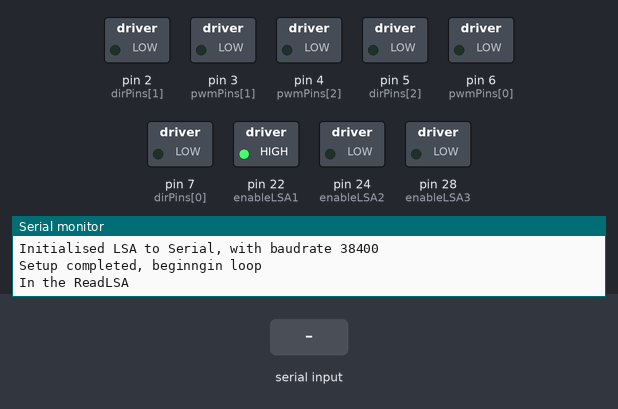
The sketch below on a simulated Arduino Mega 2560, built with avr-gcc and run on an emulated ATmega2560. Parts: switched loads named in the sketch (green lamp = pin HIGH), the last lines printed to the serial monitor. The test bench sets the inputs (shaded band).

Above: at 1.2 s.
1.3 s: "90,45,200\n" received over the second serial link
At 2.3 s:
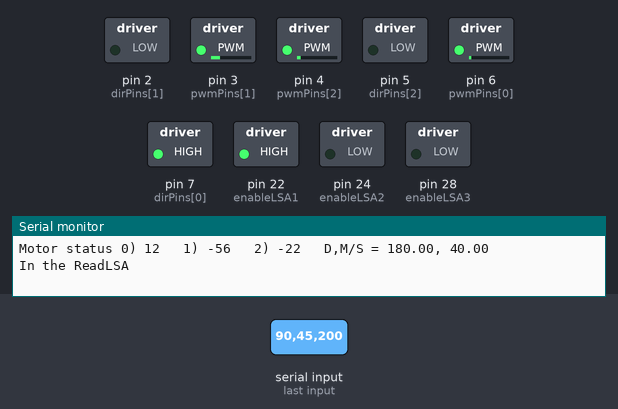
2.9 s: "D,45\n" received over the second serial link
At 2.95 s:
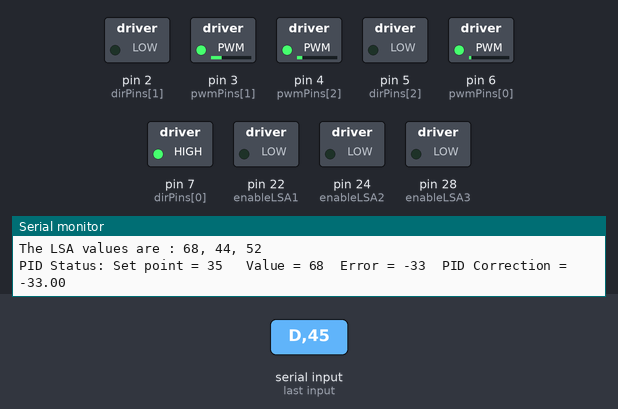
4.5 s: "M90\n" received over the second serial link
At 5.8 s:
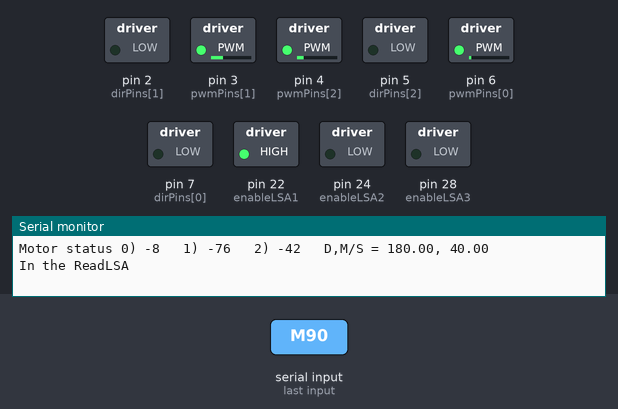
6.1 s: "p90\n" received over the second serial link
At 6.15 s:
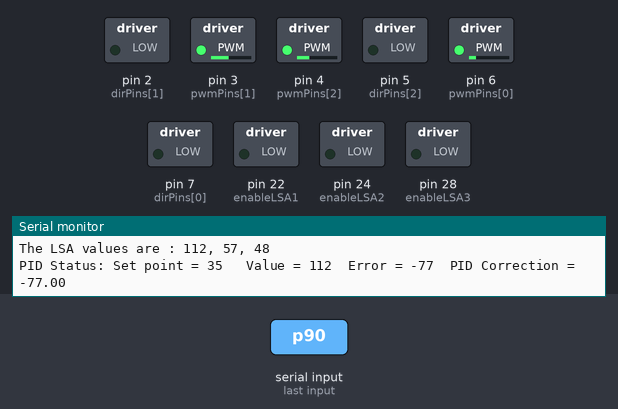
7.7 s: "d\n" received over the second serial link
At 8.6 s:
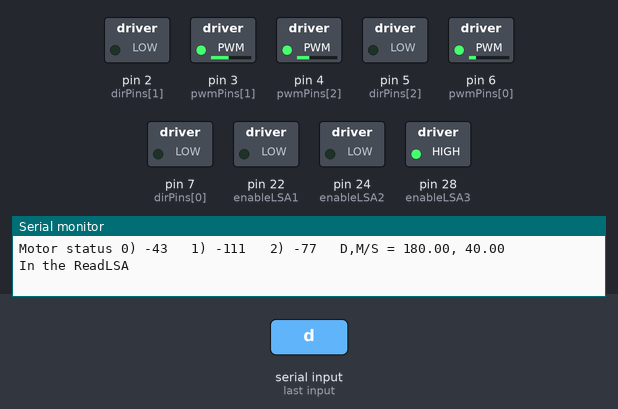
Timing chart, 0 to 10.2 s (numbered marks = the images above; inputs shaded):
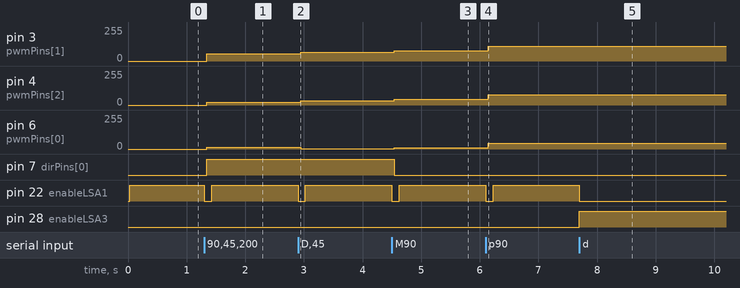

The sketch:

MotorDirectionTest_1.ino
```cpp
//Developer Information
#define ON 1
#define OFF 0

#define DEVELOPER_MODE ON

//LSA details
int enableLSA1 = 22;
int enableLSA2 = 24;
int enableLSA3 = 28;
int valLSA1 = 0;
int valLSA2 = 0;
int valLSA3 = 0;
HardwareSerial  *LSASerial = NULL;

//Motor details
int pwmPins[3] = {6, 3, 4 };
int dirPins[3] = {7, 2, 5};
int mag[3] = {};
//Developer - @AM
double angularDirection = 180 * (PI / 180.0);
double defaultMotorMagnitude = 40;

//PID
double Kp = 1, Kd = 0;
double previousError = 0;

void initialiseLSASerialTo(HardwareSerial *serialPort, long baudRate);

void setup() {
  Serial.begin(9600);
  initialiseLSASerialTo(&Serial3, 38400);
  setupLSAPinModes();
  if (DEVELOPER_MODE == ON) {
    Serial.println("Setup completed, beginngin loop");
  }


  setupMotorPinModes();
}

void turnMotorInDirection(int motorNumber, boolean _direction, int magnitude = 20);

void loop() {
  readLSAs();
  initialiseMotorPWMsForDirection(angularDirection, defaultMotorMagnitude);
  applyPID();
  runMotors();
  if (DEVELOPER_MODE == ON) {
    printMotorStatus();
    controlUsingSerial();
  }
  //  turnMotorInDirection(0,HIGH);
  //  turnMotorInDirection(1,HIGH);
  //  turnMotorInDirection(2,HIGH);
}


//Developer opions  #dev
void controlUsingSerial() {
  if (Serial.available()) {
    while (Serial.available()) {
      char c = Serial.read();
      switch (c) {
        case 'D': //Direction of motion of bot in degrees
          angularDirection = (Serial.parseInt()) * PI / 180.0;
          break;
        case 'M': case 'S': //Motor speed
          defaultMotorMagnitude = Serial.parseInt();
          break;
        case 'K':
          c = Serial.read();
          if (c == 'p') { //Set Kp
            Kp = Serial.parseInt();
          } else if (c == 'd') {  //Set Kd
            Kd = Serial.parseInt();
          }
        default:
          break;
      }
    }
  }
}

//#PID
void applyPID() {
  int value;
  if (angularDirection == 180 * PI / 180.0) {
    value = valLSA1;
  } else if (angularDirection == 0 * PI / 180.0) {
    value = valLSA2;
  } else if (angularDirection == 90 * PI / 180) {
    value = valLSA3;
  } else {
    return; //We haven't though about this
  }
  int error = 35 - value;

  float PIDCorrection = Kp * error + Kd * (error - previousError);

  if (DEVELOPER_MODE == ON) {
    Serial.print("PID Status: ");
    Serial.print("Set point = 35\t Value = ");
    Serial.print(value);
    Serial.print("\tError = ");
    Serial.print(error);
    Serial.print("\tPID Correction = ");
    Serial.print(PIDCorrection);
  }

  for (int i = 0 ; i < 3 ; i++) {
    mag[i] += PIDCorrection;
  }
}

//#LSA
int getLSASerialDataInto() {
  int variable = -1;
  //Wait for the serial to respond with a certain timeout
  while (!LSASerial->available());
  while (LSASerial->available()) {
    variable = LSASerial->read(); //Actual data read and fucntion returns;
    if (variable == 255) continue;
    else break;
  }
  return variable;
}


void readLSAs() {
  clearLSADataBuffer();
  Serial.print("In the ReadLSA");
  digitalWrite(enableLSA1, HIGH);
  while (!(LSASerial->available())) ;
  while (LSASerial->available()) {
    valLSA1 = LSASerial->read(); //Actual data read and fucntion returns;
    if (valLSA1 == 255) continue;
    else break;
  }
  digitalWrite(enableLSA1, LOW);

  clearLSADataBuffer();
  digitalWrite(enableLSA2, HIGH);
  while (!(LSASerial->available()));
  while (LSASerial->available()) {
    valLSA2 = LSASerial->read(); //Actual data read and fucntion returns;
    if (valLSA2 == 255) continue;
    else break;
  }
  digitalWrite(enableLSA2, LOW);

  digitalWrite(enableLSA3, HIGH);
  while (!(LSASerial->available()));
  while (LSASerial->available()) {
    valLSA3 = LSASerial->read(); //Actual data read and fucntion returns;
    if (valLSA3 == 255) continue;
    else break;
  }
  digitalWrite(enableLSA3, LOW);

  Serial.print("\nThe LSA values are : ");
  Serial.print(valLSA1);
  Serial.print(", ");
  Serial.print(valLSA2);
  Serial.print(", ");
  Serial.print(valLSA3);
  Serial.print("\n");
}

void clearLSADataBuffer() {
  while (LSASerial->available()) {
    LSASerial->read();
  }
}

void setupLSAPinModes() {
  pinMode(enableLSA1, OUTPUT);
  pinMode(enableLSA2, OUTPUT);
  pinMode(enableLSA3, OUTPUT);

  digitalWrite(enableLSA1, LOW);
  digitalWrite(enableLSA2, LOW);
  digitalWrite(enableLSA3, LOW);
}

void initialiseLSASerialTo(HardwareSerial *serialPort, long baudRate) {
  LSASerial = serialPort;
  LSASerial->begin(baudRate);
  if (DEVELOPER_MODE == ON) {
    Serial.print("\nInitialised LSA to Serial");
    //Serial.print(serialPort);
    Serial.print(", with baudrate ");
    Serial.println(baudRate);
  }
}


//#Motor
void printMotorStatus() {
  Serial.print("\nMotor status ");
  for (int i = 0 ; i < 3; i++) {
    Serial.print(i);
    Serial.print(") ");
    Serial.print(mag[i]);
    Serial.print("   ");
  }
  Serial.print("D,M/S = ");
  Serial.print(angularDirection * 180.0 / PI);
  Serial.print(", ");
  Serial.print(defaultMotorMagnitude);
  Serial.println();
}

void setupMotorPinModes() {
  for (int i = 0; i < 3 ; i++) {
    pinMode(pwmPins[i], OUTPUT);
    pinMode(dirPins[i], OUTPUT);
  }
}

void runMotors() {
  for (int i = 0; i < 3; i++) {
    analogWrite(pwmPins[i], abs(mag[i]));
    digitalWrite(dirPins[i], (mag[i] > 0) ? HIGH : LOW);
  }
}

void initialiseMotorPWMsForDirection(double angle, double magController) {
  mag[0] = magController * cos(150 * PI / 180.0 - angle);
  mag[1] = magController * cos(30 * PI / 180.0 - angle);
  mag[2] = magController * cos(270 * PI / 180.0 - angle);
}

void turnMotorInDirection(int motorNumber, boolean _direction, int magnitude) {
  analogWrite(pwmPins[motorNumber], magnitude);
  digitalWrite(dirPins[motorNumber], _direction);
}
```

Measured:
- after the input at 1.3 s, pin 3 (pwmPins[1]): 0/255 → 56/255 at once; pin 4 (pwmPins[2]): 0/255 → 22/255 at once; pin 6 (pwmPins[0]): 0/255 → 12/255 at once; pin 7 (dirPins[0]): LOW → HIGH at once; pin 22 (enableLSA1): HIGH → LOW at once, → HIGH 0.12 s later
- after the input at 2.9 s, pin 3 (pwmPins[1]): 56/255 → 67/255 at once; pin 4 (pwmPins[2]): 22/255 → 33/255 at once; pin 6 (pwmPins[0]): 12/255 → 1/255 at once; pin 22 (enableLSA1): HIGH → LOW at once, → HIGH 0.12 s later
- after the input at 4.5 s, pin 3 (pwmPins[1]): 67/255 → 76/255 at once; pin 4 (pwmPins[2]): 33/255 → 42/255 at once; pin 6 (pwmPins[0]): 1/255 → 8/255 at once; pin 7 (dirPins[0]): HIGH → LOW at once; pin 22 (enableLSA1): HIGH → LOW at once, → HIGH 0.12 s later
- after the input at 6.1 s, pin 3 (pwmPins[1]): 76/255 → 111/255 after 0.05 s; pin 4 (pwmPins[2]): 42/255 → 77/255 after 0.05 s; pin 6 (pwmPins[0]): 8/255 → 43/255 after 0.05 s; pin 22 (enableLSA1): HIGH → LOW at once, → HIGH 0.13 s later
- after the input at 7.7 s, pin 22 (enableLSA1): HIGH → LOW at once; pin 28 (enableLSA3): LOW → HIGH at once
